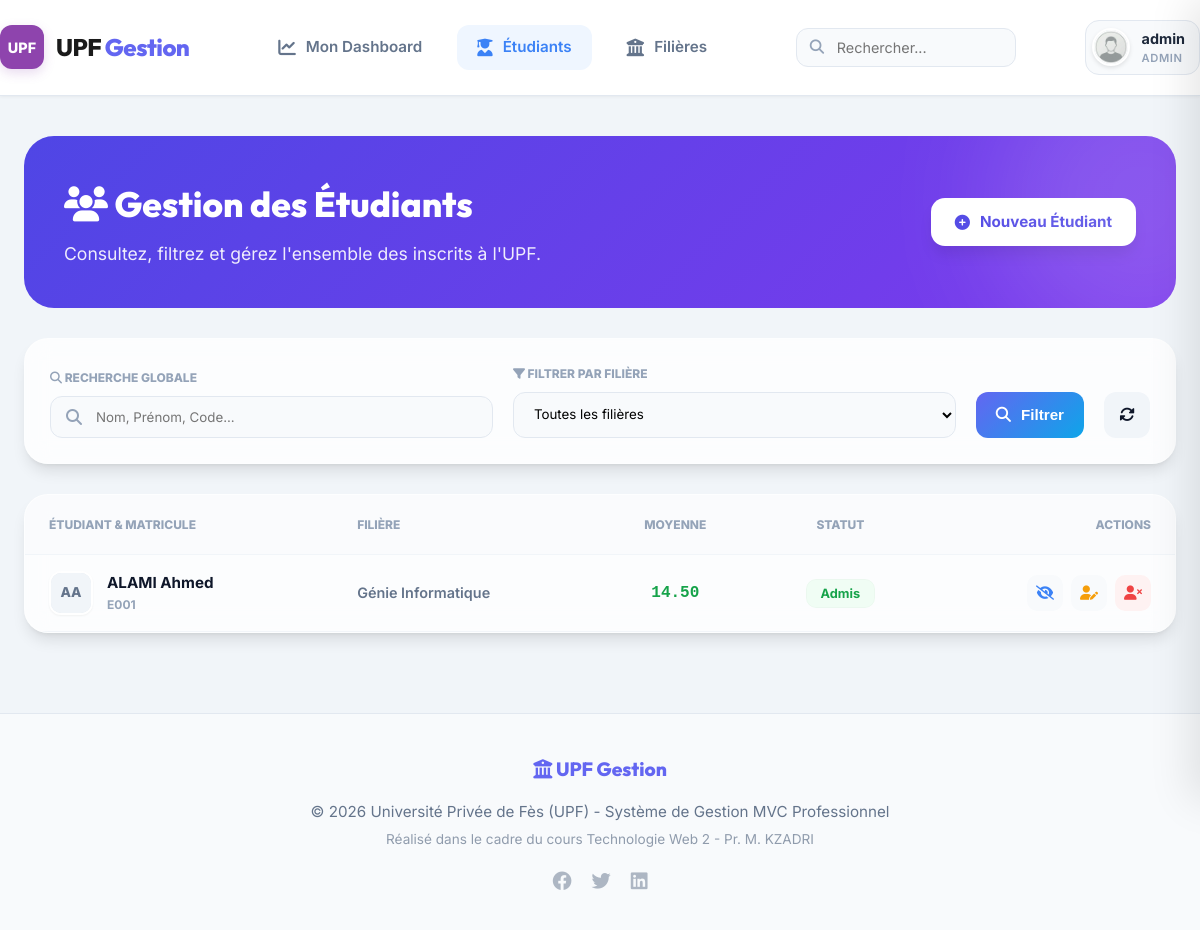
/index.php?ctrl=etudiant&action=liste (signed in), run on the app's committed database.
### tables this page shows
CREATE TABLE IF NOT EXISTS etudiants (
    CodeE VARCHAR(10) PRIMARY KEY,
    Nom VARCHAR(50) NOT NULL,
    Prenom VARCHAR(50) NOT NULL,
    CodeF VARCHAR(10),
    Note DECIMAL(4,2),
    DateN DATE,
    Email VARCHAR(100),
    Telephone VARCHAR(20),
    Photo VARCHAR(255),
    FOREIGN KEY (CodeF) REFERENCES filieres(CodeF) ON DELETE SET NULL
);

CREATE TABLE IF NOT EXISTS filieres (
    CodeF VARCHAR(10) PRIMARY KEY,
    IntituleF VARCHAR(100) NOT NULL,
    Responsable VARCHAR(100),
    NbPlaces INT DEFAULT 30
);

### controllers/EtudiantController.php (called while the page is built, shortened)
<?php
require_once 'models/EtudiantModel.php';
class EtudiantController {
    private $etudiantModel;
    public function __construct() {
        $this->etudiantModel = new EtudiantModel();
    }
    public function liste() {
        $recherche = $_GET['recherche'] ?? '';
        $filiere = $_GET['filiere'] ?? '';
        $page = isset($_GET['page']) ? (int)$_GET['page'] : 1;
        $limit = PAR_PAGE;
        $offset = ($page - 1) * $limit;
        $etudiants = $this->etudiantModel->findAll($recherche, $filiere, $limit, $offset);
        require_once 'views/layout/header.php';
        require_once 'views/admin/etudiants/liste.php';
        require_once 'views/layout/footer.php';
    }
}

### models/Database.php (called while the page is built, shortened)
<?php
class Database {
    private static $instance = null;
    private $pdo;
    private function __construct() {
        try {
            $dsn = "mysql:host=" . DB_HOST . ";dbname=" . DB_NAME . ";charset=utf8mb4";
            $this->pdo = new PDO($dsn, DB_USER, DB_PASS);
            $this->pdo->setAttribute(PDO::ATTR_ERRMODE, PDO::ERRMODE_EXCEPTION);
            $this->pdo->setAttribute(PDO::ATTR_DEFAULT_FETCH_MODE, PDO::FETCH_ASSOC);
        } catch (PDOException $e) {
            die("Erreur de connexion : " . $e->getMessage());
        }
    }
    public static function getInstance(): self {
        if (self::$instance === null) {
            self::$instance = new self();
        }
        return self::$instance;
    }
    public function getPDO(): PDO {
        return $this->pdo;
    }
}

### models/EtudiantModel.php (called while the page is built, shortened)
<?php
class EtudiantModel {
    private $pdo;
    public function __construct() {
        $this->pdo = Database::getInstance()->getPDO();
    }
    public function findAll($recherche = '', $filiere = '', $limit = 5, $offset = 0) {
        $sql = "SELECT e.*, f.IntituleF
                FROM etudiants e
                LEFT JOIN filieres f ON e.CodeF = f.CodeF
                WHERE (e.Nom LIKE :search OR e.Prenom LIKE :search OR e.CodeE LIKE :search)";
        $sql .= " ORDER BY e.Nom ASC LIMIT :limit OFFSET :offset";
        $stmt = $this->pdo->prepare($sql);
        $searchParam = "%$recherche%";
        $stmt->bindParam(':search', $searchParam, PDO::PARAM_STR);
        $stmt->bindParam(':limit', $limit, PDO::PARAM_INT);
        $stmt->bindParam(':offset', $offset, PDO::PARAM_INT);
        $stmt->execute();
        return $stmt->fetchAll();
    }
}

### views/admin/etudiants/liste.php (the view, shortened to what this page needs)
<div class="welcome-banner" style="margin-bottom: 30px; padding: 40px; border-radius: 30px; background: linear-gradient(135deg, #4f46e5 0%, #7c3aed 100%);">
    <div style="display: flex; justify-content: space-between; align-items: center;">
        <div>
            <h1 style="font-size: 2.2rem; font-weight: 800; margin-bottom: 8px;"><i class="fas fa-users"></i> Gestion des Étudiants</h1>
            <p style="opacity: 0.9; font-size: 1.1rem;">Consultez, filtrez et gérez l'ensemble des inscrits à l'UPF.</p>
        </div>
        <a href="index.php?ctrl=etudiant&action=ajouter" class="btn" style="background: white; color: #4f46e5; border-radius: 14px; padding: 12px 24px; font-weight: 700; box-shadow: 0 10px 15px -3px rgba(0, 0, 0, 0.1);">
            <i class="fas fa-plus-circle"></i> Nouveau Étudiant
        </a>
    </div>
</div>
<div class="card glass-card" style="margin-bottom: 30px; padding: 25px; border-radius: 24px;">
    <form action="index.php" method="GET" style="display: grid; grid-template-columns: 1fr 1fr auto auto; gap: 20px; align-items: end;">
        <div class="form-group" style="margin-bottom: 0;">
            <label style="font-size: 0.75rem; font-weight: 800; color: #94a3b8; text-transform: uppercase; margin-bottom: 8px; display: block;">
                <i class="fas fa-search"></i> Recherche Globale
            </label>
            <div style="position: relative;">
                <i class="fas fa-search" style="position: absolute; left: 16px; top: 50%; transform: translateY(-50%); color: #94a3b8;"></i>
                <input type="text" name="recherche" value="<?php echo htmlspecialchars($recherche); ?>" placeholder="Nom, Prénom, Code..." style="padding-left: 45px; border-radius: 12px; background: #f8fafc; border: 1px solid #e2e8f0;">
            </div>
        </div>
        <div class="form-group" style="margin-bottom: 0;">
            <label style="font-size: 0.75rem; font-weight: 800; color: #94a3b8; text-transform: uppercase; margin-bottom: 8px; display: block;">
                <i class="fas fa-filter"></i> Filtrer par Filière
            </label>
            <select name="filiere" style="border-radius: 12px; background: #f8fafc; border: 1px solid #e2e8f0; height: 46px;">
                <option value="">Toutes les filières</option>
            </select>
        </div>
        <button type="submit" class="btn btn-primary" style="height: 46px; border-radius: 12px; padding: 0 20px;"><i class="fas fa-search"></i> Filtrer</button>
        <a href="index.php?ctrl=etudiant&action=liste" class="btn btn-light" style="height: 46px; width: 46px; padding: 0; display: flex; align-items: center; justify-content: center; border-radius: 12px;"><i class="fas fa-sync-alt"></i></a>
    </form>
</div>
<div class="card glass-card" style="padding: 0; overflow: hidden; border-radius: 24px;">
    <div class="table-responsive">
        <table style="width: 100%; border-collapse: collapse;">
            <thead>
                <tr style="background: rgba(248, 250, 252, 0.5);">
                    <th style="padding: 20px 24px; text-align: left; font-size: 0.75rem; font-weight: 800; color: #94a3b8; text-transform: uppercase;">Étudiant & Matricule</th>
                    <th style="padding: 20px 24px; text-align: left; font-size: 0.75rem; font-weight: 800; color: #94a3b8; text-transform: uppercase;">Filière</th>
                    <th style="padding: 20px 24px; text-align: center; font-size: 0.75rem; font-weight: 800; color: #94a3b8; text-transform: uppercase;">Moyenne</th>
                    <th style="padding: 20px 24px; text-align: center; font-size: 0.75rem; font-weight: 800; color: #94a3b8; text-transform: uppercase;">Statut</th>
                    <th style="padding: 20px 24px; text-align: right; font-size: 0.75rem; font-weight: 800; color: #94a3b8; text-transform: uppercase;">Actions</th>
                </tr>
            </thead>
            <tbody>
                <?php foreach ($etudiants as $e): ?>
                    <?php
                        $note = $e['Note'];
                        $statusText = "Non évalué";
                        $statusColor = "#94a3b8";
                        $statusBg = "#f1f5f9";
                        if ($note !== null) {
                            if ($note >= 10) {
                                $statusText = "Admis";
                                $statusColor = "#16a34a";
                                $statusBg = "#f0fdf4";
                            } else {
                                $statusText = "Ajourné";
                                $statusColor = "#dc2626";
                                $statusBg = "#fef2f2";
                            }
                        }
                    ?>
                    <tr style="border-bottom: 1px solid rgba(226, 232, 240, 0.4); transition: background 0.2s;" onmouseover="this.style.background='rgba(248, 250, 252, 0.8)'" onmouseout="this.style.background='transparent'">
                        <td style="padding: 16px 24px;">
                            <div style="display: flex; align-items: center; gap: 14px;">
                                <div style="width: 44px; height: 44px; border-radius: 12px; background: #e2e8f0; overflow: hidden; border: 2px solid white; box-shadow: var(--shadow-sm);">
                                    <?php if($e['Photo'] && file_exists($e['Photo'])): ?>
                                        <img src="<?= $e['Photo'] ?>" style="width: 100%; height: 100%; object-fit: cover;">
                                    <?php else: ?>
                                        <div style="width: 100%; height: 100%; display: flex; align-items: center; justify-content: center; font-weight: 800; color: #64748b; background: #f1f5f9; font-size: 0.85rem;">
                                            <?= strtoupper(substr($e['Nom'], 0, 1) . substr($e['Prenom'], 0, 1)) ?>
                                        </div>
                                    <?php endif; ?>
                                </div>
                                <div>
                                    <div style="font-weight: 700; color: var(--dark); font-size: 0.95rem;"><?= htmlspecialchars($e['Nom'] . ' ' . $e['Prenom']) ?></div>
                                    <div style="font-size: 0.75rem; font-weight: 700; color: #94a3b8;"><?= htmlspecialchars($e['CodeE']) ?></div>
                                </div>
                            </div>
                        </td>
                        <td style="padding: 16px 24px;">
                            <span style="font-weight: 600; color: #64748b; font-size: 0.9rem;"><?= htmlspecialchars($e['IntituleF']) ?></span>
                        </td>
                        <td style="padding: 16px 24px; text-align: center;">
                            <?php if($note !== null): ?>
                                <span style="font-weight: 800; font-family: 'JetBrains Mono', monospace; font-size: 1rem; color: <?= $statusColor ?>;">
                                    <?= number_format($note, 2) ?>
                                </span>
                            <?php else: ?>
                                <span style="color: #cbd5e1;">-</span>
                            <?php endif; ?>
                        </td>
                        <td style="padding: 16px 24px; text-align: center;">
                            <span class="badge" style="background: <?= $statusBg ?>; color: <?= $statusColor ?>; padding: 6px 14px; border-radius: 10px; font-weight: 700; font-size: 0.8rem; border: 1px solid rgba(0,0,0,0.02);">
                                <?= $statusText ?>
                            </span>
                        </td>
                        <td style="padding: 16px 24px; text-align: right;">
                            <div style="display: flex; gap: 8px; justify-content: flex-end;">
                                <a href="index.php?ctrl=etudiant&action=detail&code=<?= $e['CodeE'] ?>" class="action-btn" title="Voir l'étudiant" style="background: #f8fafc; color: #3b82f6; border-radius: 10px; width: 36px; height: 36px; display: flex; align-items: center; justify-content: center; transition: all 0.2s;">
                                    <i class="fas fa-eye-slash"></i>
                                </a>
                                <a href="index.php?ctrl=etudiant&action=modifier&code=<?= $e['CodeE'] ?>" class="action-btn" title="Modifier" style="background: #f8fafc; color: #f59e0b; border-radius: 10px; width: 36px; height: 36px; display: flex; align-items: center; justify-content: center; transition: all 0.2s;">
                                    <i class="fas fa-user-edit"></i>
                                </a>
                                <a href="index.php?ctrl=etudiant&action=supprimer&code=<?= $e['CodeE'] ?>" class="action-btn" title="Révoquer" style="background: #fef2f2; color: #ef4444; border-radius: 10px; width: 36px; height: 36px; display: flex; align-items: center; justify-content: center; transition: all 0.2s;" onclick="return confirm('Attention : Cette action est irréversible. Révoquer cet étudiant ?')">
                                    <i class="fas fa-user-times"></i>
                                </a>
                            </div>
                        </td>
                    </tr>
                <?php endforeach; ?>
            </tbody>
        </table>
    </div>
</div>

### assets/style.css (style rules this page uses)
:root { --primary: #6366f1; --primary-light: #818cf8; --primary-dark: #4f46e5; --secondary: #0ea5e9; --accent: #f43f5e; --gradient: linear-gradient(135deg, #6366f1 0%, #0ea5e9 100%); --gradient-warm: linear-gradient(135deg, #6366f1 0%, #a855f7 100%); --gradient-glass: rgba(255, 255, 255, 0.7); --success: #10b981; --warning: #f59e0b; --danger: #ef4444; --info: #0ea5e9; --light: #f8fafc; --dark: #0f172a; --gray: #64748b; --white: #ffffff; --shadow-sm: 0 1px 2px 0 rgb(0 0 0 / 0.05); --shadow: 0 10px 15px -3px rgb(0 0 0 / 0.1), 0 4px 6px -4px rgb(0 0 0 / 0.1); --shadow-lg: 0 20px 25px -5px rgb(0 0 0 / 0.1), 0 8px 10px -6px rgb(0 0 0 / 0.1); --radius: 12px; --radius-lg: 24px; --transition: all 0.3s cubic-bezier(0.4, 0, 0.2, 1); }
* { box-sizing: border-box; margin: 0; padding: 0; }
body { background-color: #f1f5f9; color: var(--dark); font-family: 'Inter', sans-serif; line-height: 1.6; -webkit-font-smoothing: antialiased; }
h1, h2, h3, h4, .logo, .nav-link { font-family: 'Outfit', sans-serif; }
a { text-decoration: none; color: inherit; transition: var(--transition); }
.glass-card { background: rgba(255, 255, 255, 0.7); backdrop-filter: blur(12px); -webkit-backdrop-filter: blur(12px); border: 1px solid rgba(255, 255, 255, 0.4); box-shadow: 0 8px 32px 0 rgba(31, 38, 135, 0.08); }
.welcome-banner { background: linear-gradient(135deg, #6366f1 0%, #a855f7 100%); padding: 30px; border-radius: 24px; color: white; margin-bottom: 30px; position: relative; overflow: hidden; }
.welcome-banner::after { content: ''; position: absolute; top: -50%; right: -10%; width: 300px; height: 300px; background: rgba(255, 255, 255, 0.15); filter: blur(60px); border-radius: 50%; }
.card { background: var(--white); border-radius: var(--radius-lg); padding: 28px; box-shadow: var(--shadow); margin-bottom: 24px; height: 100%; border: 1px solid rgba(226, 232, 240, 0.6); transition: var(--transition); }
.glass-card { background: rgba(255, 255, 255, 0.8); backdrop-filter: blur(12px); border: 1px solid rgba(255, 255, 255, 0.3); border-radius: var(--radius-lg); }
.table-responsive { overflow-x: auto; }
table { width: 100%; border-collapse: collapse; }
th { text-align: left; padding: 12px 16px; font-size: 0.8rem; text-transform: uppercase; color: var(--gray); font-weight: 700; border-bottom: 1px solid #f1f5f9; }
td { padding: 16px; border-bottom: 1px solid #f1f5f9; font-size: 0.95rem; }
tr:last-child td { border-bottom: none; }
.action-btn { width: 34px; height: 34px; border-radius: 10px; display: flex; align-items: center; justify-content: center; font-size: 0.9rem; transition: var(--transition); background: var(--light); color: var(--gray); }
.form-group { margin-bottom: 24px; }
label { display: block; margin-bottom: 8px; font-weight: 600; font-size: 0.9rem; }
input, select, textarea { width: 100%; padding: 12px 16px; border: 1px solid #e2e8f0; border-radius: var(--radius); background: #f8fafc; transition: var(--transition); font-family: inherit; }
.btn { padding: 12px 24px; border-radius: var(--radius); font-weight: 600; cursor: pointer; transition: var(--transition); display: inline-flex; align-items: center; gap: 10px; border: none; font-size: 0.95rem; }
.btn-primary { background: var(--gradient); color: white; }
.btn-light { background: #f1f5f9; color: var(--dark); }

### data on the page
etudiants: Nom+Prenom "AA", Nom+Prenom "ALAMI Ahmed", CodeE "E001", CodeF.IntituleF "Génie Informatique", Note "14.50", Note "Admis"

### other printed values
$_SESSION['login'] "admin"
$_SESSION['role'] "ADMIN"
